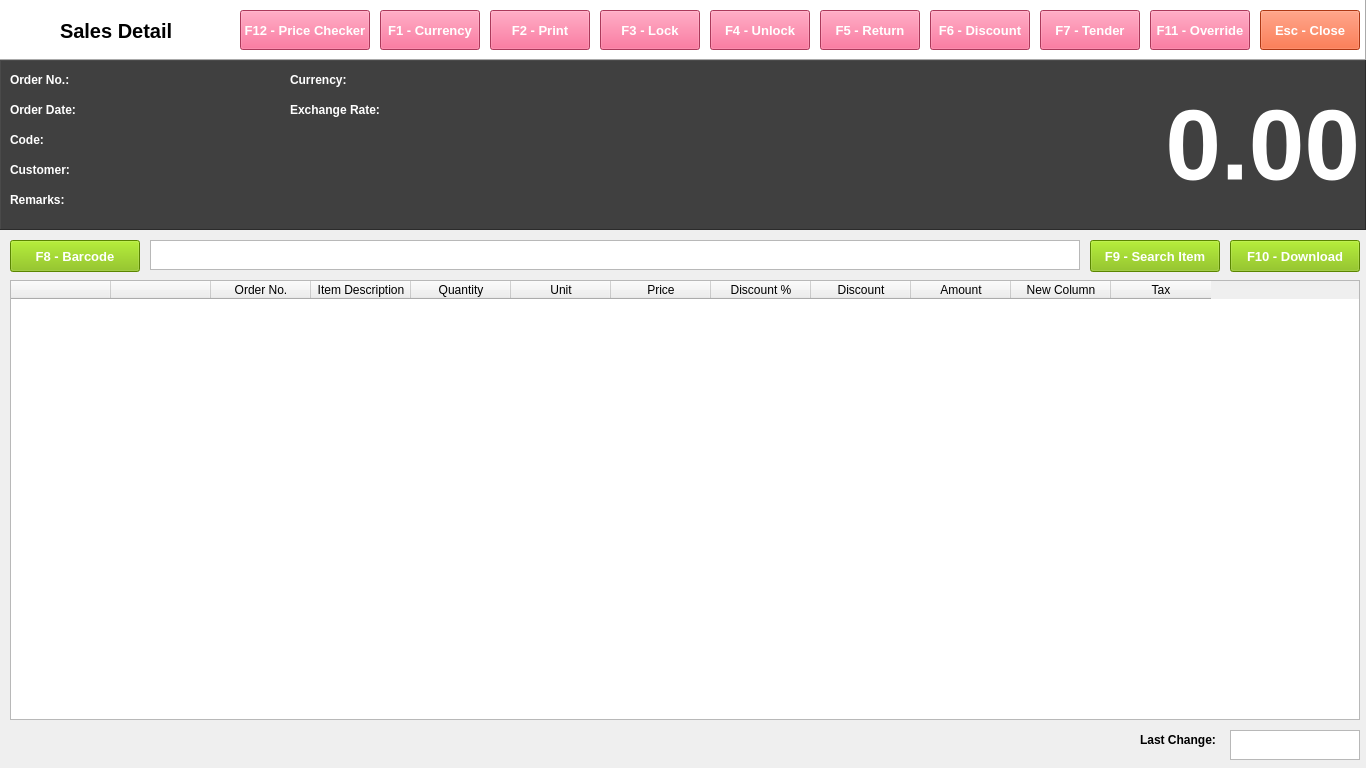
<?xml version="1.0" encoding="UTF-8"?>
<ui version="4.0">
 <class>Form</class>
 <widget class="QWidget" name="Form">
  <property name="geometry">
   <rect>
    <x>0</x>
    <y>0</y>
    <width>1366</width>
    <height>768</height>
   </rect>
  </property>
  <property name="font">
   <font>
    <family>Segoe UI</family>
    <pointsize>9</pointsize>
   </font>
  </property>
  <property name="windowTitle">
   <string>Form</string>
  </property>
  <widget class="QFrame" name="frame">
   <property name="geometry">
    <rect>
     <x>0</x>
     <y>0</y>
     <width>1366</width>
     <height>60</height>
    </rect>
   </property>
   <property name="autoFillBackground">
    <bool>false</bool>
   </property>
   <property name="styleSheet">
    <string notr="true">background-color: rgb(255, 255, 255);</string>
   </property>
   <property name="frameShape">
    <enum>QFrame::Panel</enum>
   </property>
   <property name="frameShadow">
    <enum>QFrame::Raised</enum>
   </property>
   <widget class="QLabel" name="label">
    <property name="geometry">
     <rect>
      <x>10</x>
      <y>10</y>
      <width>38</width>
      <height>32</height>
     </rect>
    </property>
    <property name="text">
     <string/>
    </property>
    <property name="pixmap">
     <pixmap>../../python-pos/img/Disbursement.png</pixmap>
    </property>
    <property name="scaledContents">
     <bool>true</bool>
    </property>
   </widget>
   <widget class="QLabel" name="label_2">
    <property name="geometry">
     <rect>
      <x>60</x>
      <y>10</y>
      <width>120</width>
      <height>41</height>
     </rect>
    </property>
    <property name="font">
     <font>
      <family>Segoe UI</family>
      <pointsize>15</pointsize>
      <weight>75</weight>
      <bold>true</bold>
     </font>
    </property>
    <property name="text">
     <string>Sales Detail</string>
    </property>
    <property name="textFormat">
     <enum>Qt::PlainText</enum>
    </property>
   </widget>
   <widget class="QPushButton" name="pushButton_10">
    <property name="geometry">
     <rect>
      <x>240</x>
      <y>10</y>
      <width>130</width>
      <height>40</height>
     </rect>
    </property>
    <property name="font">
     <font>
      <family>Segoe UI</family>
      <pointsize>10</pointsize>
      <weight>75</weight>
      <bold>true</bold>
     </font>
    </property>
    <property name="autoFillBackground">
     <bool>false</bool>
    </property>
    <property name="styleSheet">
     <string notr="true">background-color: rgb(240, 80, 128);
color: rgb(255, 255, 255);</string>
    </property>
    <property name="text">
     <string>F12 - Price Checker</string>
    </property>
   </widget>
   <widget class="QPushButton" name="pushButton_11">
    <property name="geometry">
     <rect>
      <x>1150</x>
      <y>10</y>
      <width>100</width>
      <height>40</height>
     </rect>
    </property>
    <property name="font">
     <font>
      <family>Segoe UI</family>
      <pointsize>10</pointsize>
      <weight>75</weight>
      <bold>true</bold>
     </font>
    </property>
    <property name="autoFillBackground">
     <bool>false</bool>
    </property>
    <property name="styleSheet">
     <string notr="true">background-color: rgb(240, 80, 128);
color: rgb(255, 255, 255);</string>
    </property>
    <property name="text">
     <string>F11 - Override</string>
    </property>
   </widget>
   <widget class="QPushButton" name="pushButton_4">
    <property name="geometry">
     <rect>
      <x>930</x>
      <y>10</y>
      <width>100</width>
      <height>40</height>
     </rect>
    </property>
    <property name="font">
     <font>
      <family>Segoe UI</family>
      <pointsize>10</pointsize>
      <weight>75</weight>
      <bold>true</bold>
     </font>
    </property>
    <property name="autoFillBackground">
     <bool>false</bool>
    </property>
    <property name="styleSheet">
     <string notr="true">background-color: rgb(240, 80, 128);
color: rgb(255, 255, 255);</string>
    </property>
    <property name="text">
     <string>F6 - Discount</string>
    </property>
   </widget>
   <widget class="QPushButton" name="pushButton_12">
    <property name="geometry">
     <rect>
      <x>1260</x>
      <y>10</y>
      <width>100</width>
      <height>40</height>
     </rect>
    </property>
    <property name="font">
     <font>
      <family>Segoe UI</family>
      <pointsize>10</pointsize>
      <weight>75</weight>
      <bold>true</bold>
     </font>
    </property>
    <property name="autoFillBackground">
     <bool>false</bool>
    </property>
    <property name="styleSheet">
     <string notr="true">background-color: rgb(243, 79, 28);
color: rgb(255, 255, 255);</string>
    </property>
    <property name="text">
     <string>Esc - Close</string>
    </property>
   </widget>
   <widget class="QPushButton" name="pushButton_3">
    <property name="geometry">
     <rect>
      <x>1040</x>
      <y>10</y>
      <width>100</width>
      <height>40</height>
     </rect>
    </property>
    <property name="font">
     <font>
      <family>Segoe UI</family>
      <pointsize>10</pointsize>
      <weight>75</weight>
      <bold>true</bold>
     </font>
    </property>
    <property name="autoFillBackground">
     <bool>false</bool>
    </property>
    <property name="styleSheet">
     <string notr="true">background-color: rgb(240, 80, 128);
color: rgb(255, 255, 255);</string>
    </property>
    <property name="text">
     <string>F7 - Tender</string>
    </property>
   </widget>
   <widget class="QLabel" name="label_12">
    <property name="geometry">
     <rect>
      <x>770</x>
      <y>10</y>
      <width>38</width>
      <height>32</height>
     </rect>
    </property>
    <property name="text">
     <string/>
    </property>
    <property name="pixmap">
     <pixmap>../../python-pos/img/Disbursement.png</pixmap>
    </property>
    <property name="scaledContents">
     <bool>true</bool>
    </property>
   </widget>
   <widget class="QPushButton" name="pushButton_13">
    <property name="geometry">
     <rect>
      <x>380</x>
      <y>10</y>
      <width>100</width>
      <height>40</height>
     </rect>
    </property>
    <property name="font">
     <font>
      <family>Segoe UI</family>
      <pointsize>10</pointsize>
      <weight>75</weight>
      <bold>true</bold>
     </font>
    </property>
    <property name="autoFillBackground">
     <bool>false</bool>
    </property>
    <property name="styleSheet">
     <string notr="true">background-color: rgb(240, 80, 128);
color: rgb(255, 255, 255);</string>
    </property>
    <property name="text">
     <string>F1 - Currency</string>
    </property>
   </widget>
   <widget class="QPushButton" name="pushButton_14">
    <property name="geometry">
     <rect>
      <x>490</x>
      <y>10</y>
      <width>100</width>
      <height>40</height>
     </rect>
    </property>
    <property name="font">
     <font>
      <family>Segoe UI</family>
      <pointsize>10</pointsize>
      <weight>75</weight>
      <bold>true</bold>
     </font>
    </property>
    <property name="autoFillBackground">
     <bool>false</bool>
    </property>
    <property name="styleSheet">
     <string notr="true">background-color: rgb(240, 80, 128);
color: rgb(255, 255, 255);</string>
    </property>
    <property name="text">
     <string>F2 - Print</string>
    </property>
   </widget>
   <widget class="QPushButton" name="pushButton_15">
    <property name="geometry">
     <rect>
      <x>600</x>
      <y>10</y>
      <width>100</width>
      <height>40</height>
     </rect>
    </property>
    <property name="font">
     <font>
      <family>Segoe UI</family>
      <pointsize>10</pointsize>
      <weight>75</weight>
      <bold>true</bold>
     </font>
    </property>
    <property name="autoFillBackground">
     <bool>false</bool>
    </property>
    <property name="styleSheet">
     <string notr="true">background-color: rgb(240, 80, 128);
color: rgb(255, 255, 255);</string>
    </property>
    <property name="text">
     <string>F3 - Lock</string>
    </property>
   </widget>
   <widget class="QPushButton" name="pushButton_16">
    <property name="geometry">
     <rect>
      <x>710</x>
      <y>10</y>
      <width>100</width>
      <height>40</height>
     </rect>
    </property>
    <property name="font">
     <font>
      <family>Segoe UI</family>
      <pointsize>10</pointsize>
      <weight>75</weight>
      <bold>true</bold>
     </font>
    </property>
    <property name="autoFillBackground">
     <bool>false</bool>
    </property>
    <property name="styleSheet">
     <string notr="true">background-color: rgb(240, 80, 128);
color: rgb(255, 255, 255);</string>
    </property>
    <property name="text">
     <string>F4 - Unlock</string>
    </property>
   </widget>
   <widget class="QPushButton" name="pushButton_17">
    <property name="geometry">
     <rect>
      <x>820</x>
      <y>10</y>
      <width>100</width>
      <height>40</height>
     </rect>
    </property>
    <property name="font">
     <font>
      <family>Segoe UI</family>
      <pointsize>10</pointsize>
      <weight>75</weight>
      <bold>true</bold>
     </font>
    </property>
    <property name="autoFillBackground">
     <bool>false</bool>
    </property>
    <property name="styleSheet">
     <string notr="true">background-color: rgb(240, 80, 128);
color: rgb(255, 255, 255);</string>
    </property>
    <property name="text">
     <string>F5 - Return</string>
    </property>
   </widget>
  </widget>
  <widget class="QTextEdit" name="textEdit_2">
   <property name="geometry">
    <rect>
     <x>1230</x>
     <y>730</y>
     <width>130</width>
     <height>30</height>
    </rect>
   </property>
  </widget>
  <widget class="QTableWidget" name="tableWidget">
   <property name="geometry">
    <rect>
     <x>10</x>
     <y>280</y>
     <width>1350</width>
     <height>440</height>
    </rect>
   </property>
   <column>
    <property name="text">
     <string/>
    </property>
   </column>
   <column>
    <property name="text">
     <string/>
    </property>
   </column>
   <column>
    <property name="text">
     <string>Order No.</string>
    </property>
   </column>
   <column>
    <property name="text">
     <string>Item Description</string>
    </property>
   </column>
   <column>
    <property name="text">
     <string>Quantity</string>
    </property>
   </column>
   <column>
    <property name="text">
     <string>Unit</string>
    </property>
   </column>
   <column>
    <property name="text">
     <string>Price</string>
    </property>
   </column>
   <column>
    <property name="text">
     <string>Discount %</string>
    </property>
   </column>
   <column>
    <property name="text">
     <string>Discount</string>
    </property>
   </column>
   <column>
    <property name="text">
     <string>Amount</string>
    </property>
   </column>
   <column>
    <property name="text">
     <string>New Column</string>
    </property>
   </column>
   <column>
    <property name="text">
     <string>Tax</string>
    </property>
   </column>
  </widget>
  <widget class="QLabel" name="label_18">
   <property name="geometry">
    <rect>
     <x>1140</x>
     <y>730</y>
     <width>80</width>
     <height>20</height>
    </rect>
   </property>
   <property name="font">
    <font>
     <family>Segoe UI</family>
     <pointsize>9</pointsize>
     <weight>75</weight>
     <bold>true</bold>
    </font>
   </property>
   <property name="text">
    <string>Last Change:</string>
   </property>
  </widget>
  <widget class="QFrame" name="frame_2">
   <property name="geometry">
    <rect>
     <x>0</x>
     <y>60</y>
     <width>1366</width>
     <height>170</height>
    </rect>
   </property>
   <property name="autoFillBackground">
    <bool>false</bool>
   </property>
   <property name="styleSheet">
    <string notr="true">background-color: rgb(64, 64, 64);</string>
   </property>
   <property name="frameShape">
    <enum>QFrame::Panel</enum>
   </property>
   <property name="frameShadow">
    <enum>QFrame::Raised</enum>
   </property>
   <widget class="QLabel" name="label_7">
    <property name="geometry">
     <rect>
      <x>10</x>
      <y>10</y>
      <width>38</width>
      <height>32</height>
     </rect>
    </property>
    <property name="text">
     <string/>
    </property>
    <property name="pixmap">
     <pixmap>../../python-pos/img/Disbursement.png</pixmap>
    </property>
    <property name="scaledContents">
     <bool>true</bool>
    </property>
   </widget>
   <widget class="QLabel" name="label_15">
    <property name="geometry">
     <rect>
      <x>770</x>
      <y>10</y>
      <width>38</width>
      <height>32</height>
     </rect>
    </property>
    <property name="text">
     <string/>
    </property>
    <property name="pixmap">
     <pixmap>../../python-pos/img/Disbursement.png</pixmap>
    </property>
    <property name="scaledContents">
     <bool>true</bool>
    </property>
   </widget>
  </widget>
  <widget class="QPushButton" name="pushButton_9">
   <property name="geometry">
    <rect>
     <x>10</x>
     <y>240</y>
     <width>130</width>
     <height>32</height>
    </rect>
   </property>
   <property name="font">
    <font>
     <family>Segoe UI</family>
     <pointsize>10</pointsize>
     <weight>75</weight>
     <bold>true</bold>
    </font>
   </property>
   <property name="autoFillBackground">
    <bool>false</bool>
   </property>
   <property name="styleSheet">
    <string notr="true">background-color: rgb(127, 188, 0);
color: rgb(255, 255, 255);</string>
   </property>
   <property name="text">
    <string>F8 - Barcode</string>
   </property>
  </widget>
  <widget class="QPushButton" name="pushButton_34">
   <property name="geometry">
    <rect>
     <x>1230</x>
     <y>240</y>
     <width>130</width>
     <height>32</height>
    </rect>
   </property>
   <property name="font">
    <font>
     <family>Segoe UI</family>
     <pointsize>10</pointsize>
     <weight>75</weight>
     <bold>true</bold>
    </font>
   </property>
   <property name="autoFillBackground">
    <bool>false</bool>
   </property>
   <property name="styleSheet">
    <string notr="true">background-color: rgb(127, 188, 0);
color: rgb(255, 255, 255);</string>
   </property>
   <property name="text">
    <string>F10 - Download</string>
   </property>
  </widget>
  <widget class="QPushButton" name="pushButton_35">
   <property name="geometry">
    <rect>
     <x>1090</x>
     <y>240</y>
     <width>130</width>
     <height>32</height>
    </rect>
   </property>
   <property name="font">
    <font>
     <family>Segoe UI</family>
     <pointsize>10</pointsize>
     <weight>75</weight>
     <bold>true</bold>
    </font>
   </property>
   <property name="autoFillBackground">
    <bool>false</bool>
   </property>
   <property name="styleSheet">
    <string notr="true">background-color: rgb(127, 188, 0);
color: rgb(255, 255, 255);</string>
   </property>
   <property name="text">
    <string>F9 - Search Item</string>
   </property>
  </widget>
  <widget class="QTextEdit" name="textEdit">
   <property name="geometry">
    <rect>
     <x>150</x>
     <y>240</y>
     <width>930</width>
     <height>30</height>
    </rect>
   </property>
  </widget>
  <widget class="QLabel" name="label_19">
   <property name="geometry">
    <rect>
     <x>10</x>
     <y>70</y>
     <width>80</width>
     <height>20</height>
    </rect>
   </property>
   <property name="font">
    <font>
     <family>Segoe UI</family>
     <pointsize>9</pointsize>
     <weight>75</weight>
     <bold>true</bold>
    </font>
   </property>
   <property name="styleSheet">
    <string notr="true">color: rgb(255, 255, 255);</string>
   </property>
   <property name="text">
    <string>Order No.:</string>
   </property>
  </widget>
  <widget class="QLabel" name="label_20">
   <property name="geometry">
    <rect>
     <x>10</x>
     <y>100</y>
     <width>80</width>
     <height>20</height>
    </rect>
   </property>
   <property name="font">
    <font>
     <family>Segoe UI</family>
     <pointsize>9</pointsize>
     <weight>75</weight>
     <bold>true</bold>
    </font>
   </property>
   <property name="styleSheet">
    <string notr="true">color: rgb(255, 255, 255);</string>
   </property>
   <property name="text">
    <string>Order Date:</string>
   </property>
  </widget>
  <widget class="QLabel" name="label_21">
   <property name="geometry">
    <rect>
     <x>10</x>
     <y>130</y>
     <width>80</width>
     <height>20</height>
    </rect>
   </property>
   <property name="font">
    <font>
     <family>Segoe UI</family>
     <pointsize>9</pointsize>
     <weight>75</weight>
     <bold>true</bold>
    </font>
   </property>
   <property name="styleSheet">
    <string notr="true">color: rgb(255, 255, 255);</string>
   </property>
   <property name="text">
    <string>Code:</string>
   </property>
  </widget>
  <widget class="QLabel" name="label_22">
   <property name="geometry">
    <rect>
     <x>10</x>
     <y>160</y>
     <width>80</width>
     <height>20</height>
    </rect>
   </property>
   <property name="font">
    <font>
     <family>Segoe UI</family>
     <pointsize>9</pointsize>
     <weight>75</weight>
     <bold>true</bold>
    </font>
   </property>
   <property name="styleSheet">
    <string notr="true">color: rgb(255, 255, 255);</string>
   </property>
   <property name="text">
    <string>Customer:</string>
   </property>
  </widget>
  <widget class="QLabel" name="label_23">
   <property name="geometry">
    <rect>
     <x>10</x>
     <y>190</y>
     <width>80</width>
     <height>20</height>
    </rect>
   </property>
   <property name="font">
    <font>
     <family>Segoe UI</family>
     <pointsize>9</pointsize>
     <weight>75</weight>
     <bold>true</bold>
    </font>
   </property>
   <property name="styleSheet">
    <string notr="true">color: rgb(255, 255, 255);</string>
   </property>
   <property name="text">
    <string>Remarks:</string>
   </property>
  </widget>
  <widget class="QLabel" name="label_24">
   <property name="geometry">
    <rect>
     <x>290</x>
     <y>70</y>
     <width>100</width>
     <height>20</height>
    </rect>
   </property>
   <property name="font">
    <font>
     <family>Segoe UI</family>
     <pointsize>9</pointsize>
     <weight>75</weight>
     <bold>true</bold>
    </font>
   </property>
   <property name="styleSheet">
    <string notr="true">color: rgb(255, 255, 255);</string>
   </property>
   <property name="text">
    <string>Currency:</string>
   </property>
  </widget>
  <widget class="QLabel" name="label_25">
   <property name="geometry">
    <rect>
     <x>290</x>
     <y>100</y>
     <width>100</width>
     <height>20</height>
    </rect>
   </property>
   <property name="font">
    <font>
     <family>Segoe UI</family>
     <pointsize>9</pointsize>
     <weight>75</weight>
     <bold>true</bold>
    </font>
   </property>
   <property name="styleSheet">
    <string notr="true">color: rgb(255, 255, 255);</string>
   </property>
   <property name="text">
    <string>Exchange Rate:</string>
   </property>
  </widget>
  <widget class="QLabel" name="label_26">
   <property name="geometry">
    <rect>
     <x>1150</x>
     <y>60</y>
     <width>210</width>
     <height>170</height>
    </rect>
   </property>
   <property name="font">
    <font>
     <family>Segoe UI</family>
     <pointsize>75</pointsize>
     <weight>75</weight>
     <bold>true</bold>
    </font>
   </property>
   <property name="styleSheet">
    <string notr="true">color: rgb(255, 255, 255);</string>
   </property>
   <property name="text">
    <string>0.00</string>
   </property>
   <property name="alignment">
    <set>Qt::AlignRight|Qt::AlignTrailing|Qt::AlignVCenter</set>
   </property>
  </widget>
 </widget>
 <resources/>
 <connections/>
</ui>
